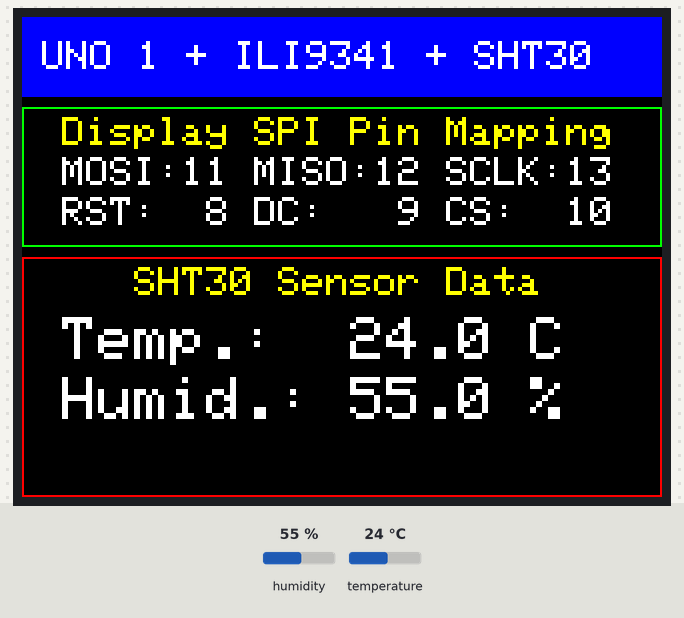
The sketch below on a simulated Arduino Uno, built with avr-gcc and run on an emulated ATmega328P. Parts: 320×240 colour display. Inputs (shaded band) come from the test bench; at power-on: humidity 55 %, temperature 24 °C. What the sketch prints to the serial monitor is not drawn.

Above: at 1.4 s.
1.5 s: humidity set to 22 %
At 3.0 s:
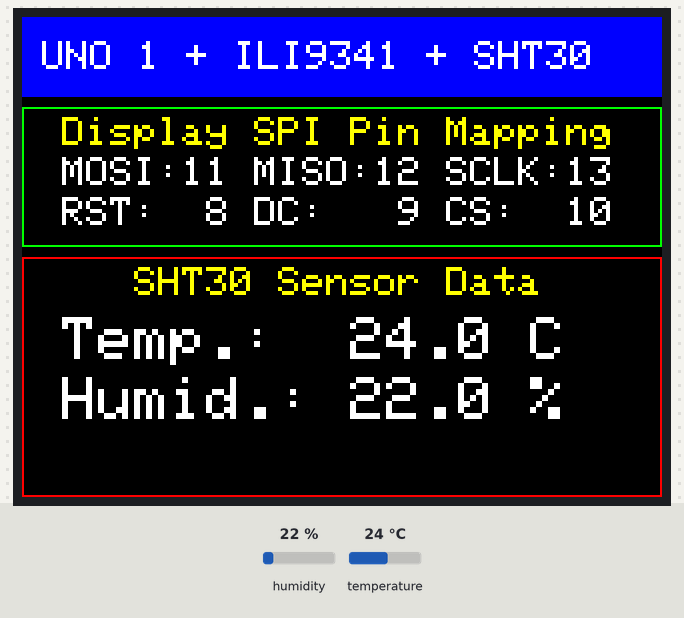
4.3 s: temperature set to 12 °C
At 5.0 s:
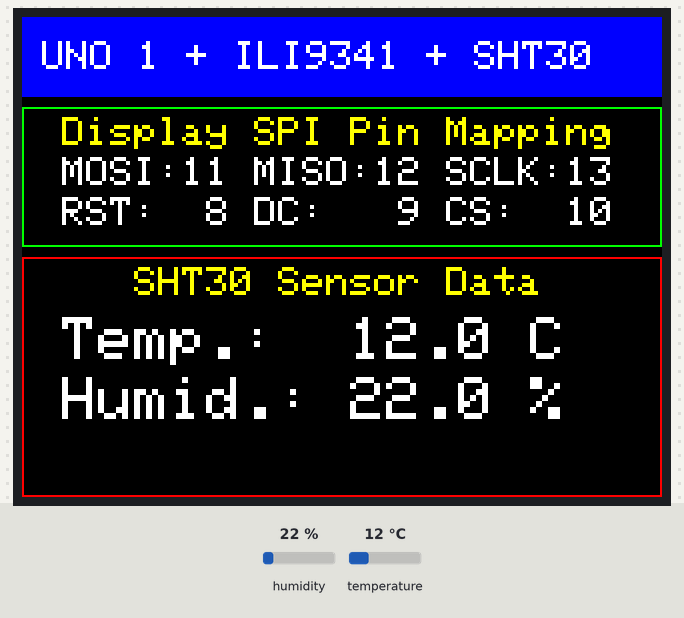
7.1 s: humidity set to 40 %
At 8.9 s:
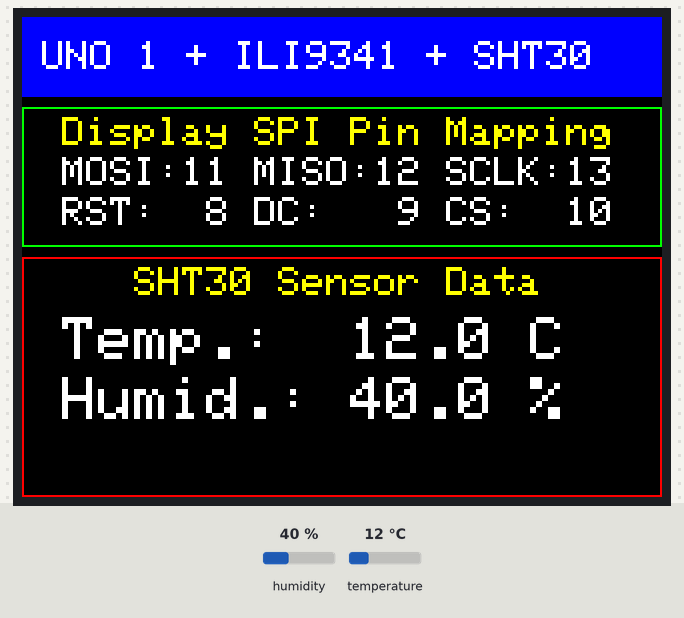
10.1 s: temperature set to 19 °C
Timing chart, 0 to 13.1 s (numbered marks = the images above; inputs shaded):
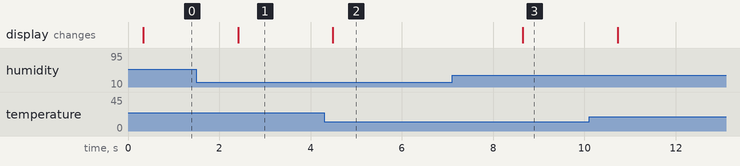

Measured:
- after the input at 1.5 s, the display: changes after 0.91 s (image 1)
- after the input at 4.3 s, the display: changes after 0.19 s (image 2)
- after the input at 7.1 s, the display: changes after 1.5 s (image 3)

The sketch:

Uno1_ILI9341_SHT30_v03.ino
```cpp
#include <SPI.h>
#include <Adafruit_GFX.h>
#include <Adafruit_ILI9341.h>
#include <Wire.h>
#include "Adafruit_SHT31.h"

// Pins for the ILI9341 Display
#define TFT_CS 10
#define TFT_DC 9
#define TFT_RST 8

// Init Display und Sensor
Adafruit_ILI9341 tft = Adafruit_ILI9341(TFT_CS, TFT_DC, TFT_RST);
Adafruit_SHT31 sht30 = Adafruit_SHT31();

void drawUserInterface() {

  tft.fillRect(0, 0, 320, 40, ILI9341_BLUE);

  tft.setTextColor(ILI9341_WHITE);
  tft.setTextSize(2);
  tft.setCursor(10, 12);
  tft.print("UNO 1 + ILI9341 + SHT30");

  tft.drawRect(0, 45, 320, 70, ILI9341_GREEN);

  tft.setCursor(20, 50);
  tft.setTextColor(ILI9341_YELLOW);
  tft.print("Display SPI Pin Mapping");
  tft.setTextColor(ILI9341_WHITE);
  tft.setCursor(20, 70);
  tft.print("MOSI:11 MISO:12 SCLK:13");
  tft.setCursor(20, 90);
  tft.print("RST:  8 DC:   9 CS:  10");

  tft.drawRect(0, 120, 320, 120, ILI9341_RED);
  tft.setCursor(20, 125);
  tft.setTextColor(ILI9341_YELLOW);
  tft.print("   SHT30 Sensor Data");

}

void setup() {
  Serial.begin(9600);
  Serial.println("Uno 1 ILI9341 (SPI) SHT30 (I2C)");

  // start Display
  //tft.begin(); // default 24 MHz
  tft.begin(4000000); // 4 MHz
  tft.setRotation(1);  // 1 = Landscape (320x240)
  tft.fillScreen(ILI9341_BLACK);

  // start Sensor
  if (!sht30.begin(0x44)) {
    Serial.println("SHT30 not found, check wiring.");
    tft.fillScreen(ILI9341_RED);
    tft.setTextColor(ILI9341_WHITE);
    tft.setCursor(20, 100);
    tft.print("Sensor-Error!");
    while (1)
      ;
  }

  drawUserInterface();
}

void loop() {

  // retrieve data from the sensor
  float t = sht30.readTemperature();
  float h = sht30.readHumidity();

  tft.setTextSize(3);
  tft.fillRect(20, 150, 295, 85, ILI9341_BLACK);

  tft.setCursor(20, 150);
  tft.setTextColor(ILI9341_WHITE);
  if (!isnan(t)) {
    Serial.print("Temperature: ");
    Serial.print(t);
    Serial.println(" °C");
    tft.print("Temp.:  ");
    tft.print(t, 1);
    tft.print(" C");
  } else {
    Serial.println("Error while reading the temperature");
    tft.print("Error");
  }

  tft.setCursor(20, 180);
  tft.setTextColor(ILI9341_WHITE);
  if (!isnan(h)) {
    Serial.print("Humidity: ");
    Serial.print(h);
    Serial.println(" %");
    tft.print("Humid.: ");
    tft.print(h, 1);
    tft.print(" %");
  } else {
    Serial.println("Error while reading the humidity");
    tft.print("Error");
  }
  Serial.println("--------------------------------");
  delay(2000);
}

/*
Sketch uses 17124 bytes (53%) of program storage space. Maximum is 32256 bytes.
Global variables use 919 bytes (44%) of dynamic memory, leaving 1129 bytes for local variables. Maximum is 2048 bytes.
*/
```
